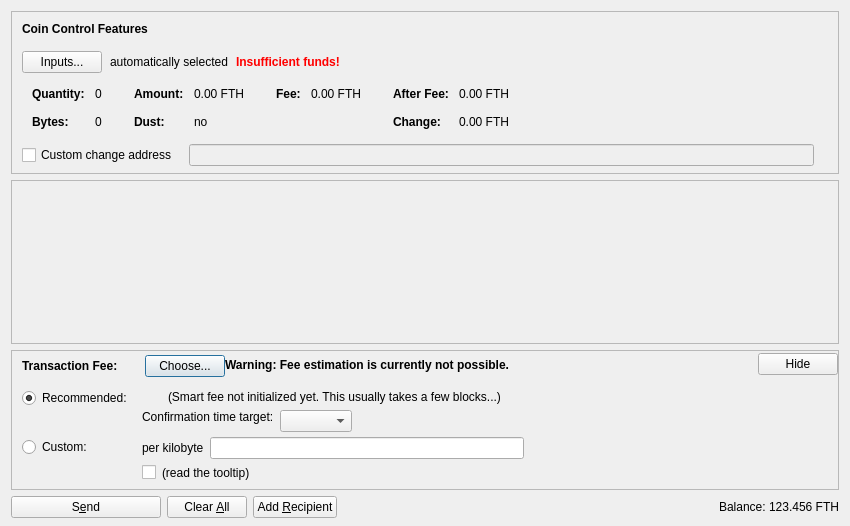
<?xml version="1.0" encoding="UTF-8"?>
<ui version="4.0">
 <class>SendCoinsDialog</class>
 <widget class="QDialog" name="SendCoinsDialog">
  <property name="geometry">
   <rect>
    <x>0</x>
    <y>0</y>
    <width>850</width>
    <height>526</height>
   </rect>
  </property>
  <property name="windowTitle">
   <string>Send Coins</string>
  </property>
  <layout class="QVBoxLayout" name="verticalLayout" stretch="0,1,0,0">
   <property name="bottomMargin">
    <number>8</number>
   </property>
   <item>
    <widget class="QFrame" name="frameCoinControl">
     <property name="sizePolicy">
      <sizepolicy hsizetype="Expanding" vsizetype="Expanding">
       <horstretch>0</horstretch>
       <verstretch>0</verstretch>
      </sizepolicy>
     </property>
     <property name="maximumSize">
      <size>
       <width>16777215</width>
       <height>16777215</height>
      </size>
     </property>
     <property name="frameShape">
      <enum>QFrame::StyledPanel</enum>
     </property>
     <property name="frameShadow">
      <enum>QFrame::Sunken</enum>
     </property>
     <layout class="QVBoxLayout" name="verticalLayoutCoinControl2">
      <property name="spacing">
       <number>0</number>
      </property>
      <property name="leftMargin">
       <number>0</number>
      </property>
      <property name="topMargin">
       <number>0</number>
      </property>
      <property name="rightMargin">
       <number>0</number>
      </property>
      <property name="bottomMargin">
       <number>6</number>
      </property>
      <item>
       <layout class="QVBoxLayout" name="verticalLayoutCoinControl" stretch="0,0,0,0,1">
        <property name="spacing">
         <number>0</number>
        </property>
        <property name="leftMargin">
         <number>10</number>
        </property>
        <property name="topMargin">
         <number>10</number>
        </property>
        <item>
         <layout class="QHBoxLayout" name="horizontalLayoutCoinControl1">
          <property name="bottomMargin">
           <number>15</number>
          </property>
          <item>
           <widget class="QLabel" name="labelCoinControlFeatures">
            <property name="sizePolicy">
             <sizepolicy hsizetype="Preferred" vsizetype="Maximum">
              <horstretch>0</horstretch>
              <verstretch>0</verstretch>
             </sizepolicy>
            </property>
            <property name="font">
             <font>
              <weight>75</weight>
              <bold>true</bold>
             </font>
            </property>
            <property name="styleSheet">
             <string notr="true">font-weight:bold;</string>
            </property>
            <property name="text">
             <string>Coin Control Features</string>
            </property>
           </widget>
          </item>
         </layout>
        </item>
        <item>
         <layout class="QHBoxLayout" name="horizontalLayoutCoinControl2" stretch="0,0,0,0">
          <property name="spacing">
           <number>8</number>
          </property>
          <property name="bottomMargin">
           <number>10</number>
          </property>
          <item>
           <widget class="QPushButton" name="pushButtonCoinControl">
            <property name="styleSheet">
             <string notr="true"/>
            </property>
            <property name="text">
             <string>Inputs...</string>
            </property>
            <property name="autoDefault">
             <bool>false</bool>
            </property>
           </widget>
          </item>
          <item>
           <widget class="QLabel" name="labelCoinControlAutomaticallySelected">
            <property name="text">
             <string>automatically selected</string>
            </property>
            <property name="margin">
             <number>5</number>
            </property>
           </widget>
          </item>
          <item>
           <widget class="QLabel" name="labelCoinControlInsuffFunds">
            <property name="font">
             <font>
              <weight>75</weight>
              <bold>true</bold>
             </font>
            </property>
            <property name="styleSheet">
             <string notr="true">color:red;font-weight:bold;</string>
            </property>
            <property name="text">
             <string>Insufficient funds!</string>
            </property>
            <property name="margin">
             <number>5</number>
            </property>
           </widget>
          </item>
          <item>
           <spacer name="horizontalSpacerCoinControl">
            <property name="orientation">
             <enum>Qt::Horizontal</enum>
            </property>
            <property name="sizeHint" stdset="0">
             <size>
              <width>40</width>
              <height>1</height>
             </size>
            </property>
           </spacer>
          </item>
         </layout>
        </item>
        <item>
         <widget class="QWidget" name="widgetCoinControl" native="true">
          <property name="sizePolicy">
           <sizepolicy hsizetype="Preferred" vsizetype="Preferred">
            <horstretch>0</horstretch>
            <verstretch>0</verstretch>
           </sizepolicy>
          </property>
          <property name="minimumSize">
           <size>
            <width>0</width>
            <height>0</height>
           </size>
          </property>
          <property name="styleSheet">
           <string notr="true"/>
          </property>
          <layout class="QHBoxLayout" name="horizontalLayoutCoinControl5">
           <property name="leftMargin">
            <number>0</number>
           </property>
           <property name="topMargin">
            <number>0</number>
           </property>
           <property name="rightMargin">
            <number>0</number>
           </property>
           <property name="bottomMargin">
            <number>0</number>
           </property>
           <item>
            <layout class="QHBoxLayout" name="horizontalLayoutCoinControl3" stretch="0,0,0,1">
             <property name="spacing">
              <number>20</number>
             </property>
             <property name="topMargin">
              <number>0</number>
             </property>
             <property name="bottomMargin">
              <number>10</number>
             </property>
             <item>
              <layout class="QFormLayout" name="formLayoutCoinControl1">
               <property name="horizontalSpacing">
                <number>10</number>
               </property>
               <property name="verticalSpacing">
                <number>14</number>
               </property>
               <property name="leftMargin">
                <number>10</number>
               </property>
               <property name="topMargin">
                <number>4</number>
               </property>
               <property name="rightMargin">
                <number>6</number>
               </property>
               <item row="0" column="0">
                <widget class="QLabel" name="labelCoinControlQuantityText">
                 <property name="font">
                  <font>
                   <weight>75</weight>
                   <bold>true</bold>
                  </font>
                 </property>
                 <property name="text">
                  <string>Quantity:</string>
                 </property>
                 <property name="margin">
                  <number>0</number>
                 </property>
                </widget>
               </item>
               <item row="0" column="1">
                <widget class="QLabel" name="labelCoinControlQuantity">
                 <property name="cursor">
                  <cursorShape>IBeamCursor</cursorShape>
                 </property>
                 <property name="contextMenuPolicy">
                  <enum>Qt::ActionsContextMenu</enum>
                 </property>
                 <property name="text">
                  <string notr="true">0</string>
                 </property>
                 <property name="margin">
                  <number>0</number>
                 </property>
                 <property name="textInteractionFlags">
                  <set>Qt::LinksAccessibleByMouse|Qt::TextSelectableByKeyboard|Qt::TextSelectableByMouse</set>
                 </property>
                </widget>
               </item>
               <item row="1" column="0">
                <widget class="QLabel" name="labelCoinControlBytesText">
                 <property name="font">
                  <font>
                   <weight>75</weight>
                   <bold>true</bold>
                  </font>
                 </property>
                 <property name="text">
                  <string>Bytes:</string>
                 </property>
                </widget>
               </item>
               <item row="1" column="1">
                <widget class="QLabel" name="labelCoinControlBytes">
                 <property name="cursor">
                  <cursorShape>IBeamCursor</cursorShape>
                 </property>
                 <property name="contextMenuPolicy">
                  <enum>Qt::ActionsContextMenu</enum>
                 </property>
                 <property name="text">
                  <string notr="true">0</string>
                 </property>
                 <property name="textInteractionFlags">
                  <set>Qt::LinksAccessibleByMouse|Qt::TextSelectableByKeyboard|Qt::TextSelectableByMouse</set>
                 </property>
                </widget>
               </item>
              </layout>
             </item>
             <item>
              <layout class="QFormLayout" name="formLayoutCoinControl2">
               <property name="horizontalSpacing">
                <number>10</number>
               </property>
               <property name="verticalSpacing">
                <number>14</number>
               </property>
               <property name="leftMargin">
                <number>6</number>
               </property>
               <property name="topMargin">
                <number>4</number>
               </property>
               <property name="rightMargin">
                <number>6</number>
               </property>
               <item row="0" column="0">
                <widget class="QLabel" name="labelCoinControlAmountText">
                 <property name="font">
                  <font>
                   <weight>75</weight>
                   <bold>true</bold>
                  </font>
                 </property>
                 <property name="text">
                  <string>Amount:</string>
                 </property>
                 <property name="margin">
                  <number>0</number>
                 </property>
                </widget>
               </item>
               <item row="0" column="1">
                <widget class="QLabel" name="labelCoinControlAmount">
                 <property name="cursor">
                  <cursorShape>IBeamCursor</cursorShape>
                 </property>
                 <property name="contextMenuPolicy">
                  <enum>Qt::ActionsContextMenu</enum>
                 </property>
                 <property name="text">
                  <string notr="true">0.00 FTH</string>
                 </property>
                 <property name="textInteractionFlags">
                  <set>Qt::LinksAccessibleByMouse|Qt::TextSelectableByKeyboard|Qt::TextSelectableByMouse</set>
                 </property>
                </widget>
               </item>
               <item row="1" column="0">
                <widget class="QLabel" name="labelCoinControlLowOutputText">
                 <property name="font">
                  <font>
                   <weight>75</weight>
                   <bold>true</bold>
                  </font>
                 </property>
                 <property name="text">
                  <string>Dust:</string>
                 </property>
                </widget>
               </item>
               <item row="1" column="1">
                <widget class="QLabel" name="labelCoinControlLowOutput">
                 <property name="cursor">
                  <cursorShape>IBeamCursor</cursorShape>
                 </property>
                 <property name="contextMenuPolicy">
                  <enum>Qt::ActionsContextMenu</enum>
                 </property>
                 <property name="text">
                  <string notr="true">no</string>
                 </property>
                 <property name="textInteractionFlags">
                  <set>Qt::LinksAccessibleByMouse|Qt::TextSelectableByKeyboard|Qt::TextSelectableByMouse</set>
                 </property>
                </widget>
               </item>
              </layout>
             </item>
             <item>
              <layout class="QFormLayout" name="formLayoutCoinControl3">
               <property name="horizontalSpacing">
                <number>10</number>
               </property>
               <property name="verticalSpacing">
                <number>14</number>
               </property>
               <property name="leftMargin">
                <number>6</number>
               </property>
               <property name="topMargin">
                <number>4</number>
               </property>
               <property name="rightMargin">
                <number>6</number>
               </property>
               <item row="0" column="0">
                <widget class="QLabel" name="labelCoinControlFeeText">
                 <property name="font">
                  <font>
                   <weight>75</weight>
                   <bold>true</bold>
                  </font>
                 </property>
                 <property name="text">
                  <string>Fee:</string>
                 </property>
                 <property name="margin">
                  <number>0</number>
                 </property>
                </widget>
               </item>
               <item row="0" column="1">
                <widget class="QLabel" name="labelCoinControlFee">
                 <property name="cursor">
                  <cursorShape>IBeamCursor</cursorShape>
                 </property>
                 <property name="contextMenuPolicy">
                  <enum>Qt::ActionsContextMenu</enum>
                 </property>
                 <property name="text">
                  <string notr="true">0.00 FTH</string>
                 </property>
                 <property name="textInteractionFlags">
                  <set>Qt::LinksAccessibleByMouse|Qt::TextSelectableByKeyboard|Qt::TextSelectableByMouse</set>
                 </property>
                </widget>
               </item>
              </layout>
             </item>
             <item>
              <layout class="QFormLayout" name="formLayoutCoinControl4">
               <property name="horizontalSpacing">
                <number>10</number>
               </property>
               <property name="verticalSpacing">
                <number>14</number>
               </property>
               <property name="leftMargin">
                <number>6</number>
               </property>
               <property name="topMargin">
                <number>4</number>
               </property>
               <property name="rightMargin">
                <number>6</number>
               </property>
               <item row="0" column="0">
                <widget class="QLabel" name="labelCoinControlAfterFeeText">
                 <property name="font">
                  <font>
                   <weight>75</weight>
                   <bold>true</bold>
                  </font>
                 </property>
                 <property name="text">
                  <string>After Fee:</string>
                 </property>
                 <property name="margin">
                  <number>0</number>
                 </property>
                </widget>
               </item>
               <item row="0" column="1">
                <widget class="QLabel" name="labelCoinControlAfterFee">
                 <property name="cursor">
                  <cursorShape>IBeamCursor</cursorShape>
                 </property>
                 <property name="contextMenuPolicy">
                  <enum>Qt::ActionsContextMenu</enum>
                 </property>
                 <property name="text">
                  <string notr="true">0.00 FTH</string>
                 </property>
                 <property name="textInteractionFlags">
                  <set>Qt::LinksAccessibleByMouse|Qt::TextSelectableByKeyboard|Qt::TextSelectableByMouse</set>
                 </property>
                </widget>
               </item>
               <item row="1" column="0">
                <widget class="QLabel" name="labelCoinControlChangeText">
                 <property name="font">
                  <font>
                   <weight>75</weight>
                   <bold>true</bold>
                  </font>
                 </property>
                 <property name="text">
                  <string>Change:</string>
                 </property>
                </widget>
               </item>
               <item row="1" column="1">
                <widget class="QLabel" name="labelCoinControlChange">
                 <property name="cursor">
                  <cursorShape>IBeamCursor</cursorShape>
                 </property>
                 <property name="contextMenuPolicy">
                  <enum>Qt::ActionsContextMenu</enum>
                 </property>
                 <property name="text">
                  <string notr="true">0.00 FTH</string>
                 </property>
                 <property name="textInteractionFlags">
                  <set>Qt::LinksAccessibleByMouse|Qt::TextSelectableByKeyboard|Qt::TextSelectableByMouse</set>
                 </property>
                </widget>
               </item>
              </layout>
             </item>
            </layout>
           </item>
          </layout>
         </widget>
        </item>
        <item>
         <layout class="QHBoxLayout" name="horizontalLayoutCoinControl4" stretch="0,0,0">
          <property name="spacing">
           <number>12</number>
          </property>
          <property name="sizeConstraint">
           <enum>QLayout::SetDefaultConstraint</enum>
          </property>
          <property name="topMargin">
           <number>5</number>
          </property>
          <property name="rightMargin">
           <number>5</number>
          </property>
          <item>
           <widget class="QCheckBox" name="checkBoxCoinControlChange">
            <property name="toolTip">
             <string>If this is activated, but the change address is empty or invalid, change will be sent to a newly generated address.</string>
            </property>
            <property name="text">
             <string>Custom change address</string>
            </property>
           </widget>
          </item>
          <item>
           <widget class="QValidatedLineEdit" name="lineEditCoinControlChange">
            <property name="enabled">
             <bool>false</bool>
            </property>
            <property name="sizePolicy">
             <sizepolicy hsizetype="Expanding" vsizetype="Fixed">
              <horstretch>0</horstretch>
              <verstretch>0</verstretch>
             </sizepolicy>
            </property>
           </widget>
          </item>
          <item>
           <widget class="QLabel" name="labelCoinControlChangeLabel">
            <property name="sizePolicy">
             <sizepolicy hsizetype="Preferred" vsizetype="Expanding">
              <horstretch>0</horstretch>
              <verstretch>0</verstretch>
             </sizepolicy>
            </property>
            <property name="minimumSize">
             <size>
              <width>0</width>
              <height>0</height>
             </size>
            </property>
            <property name="text">
             <string/>
            </property>
            <property name="margin">
             <number>3</number>
            </property>
           </widget>
          </item>
         </layout>
        </item>
        <item>
         <spacer name="verticalSpacerCoinControl">
          <property name="orientation">
           <enum>Qt::Vertical</enum>
          </property>
          <property name="sizeHint" stdset="0">
           <size>
            <width>800</width>
            <height>1</height>
           </size>
          </property>
         </spacer>
        </item>
       </layout>
      </item>
     </layout>
    </widget>
   </item>
   <item>
    <widget class="QScrollArea" name="scrollArea">
     <property name="widgetResizable">
      <bool>true</bool>
     </property>
     <widget class="QWidget" name="scrollAreaWidgetContents">
      <property name="geometry">
       <rect>
        <x>0</x>
        <y>0</y>
        <width>830</width>
        <height>104</height>
       </rect>
      </property>
      <layout class="QVBoxLayout" name="verticalLayout_2" stretch="0,1">
       <property name="leftMargin">
        <number>0</number>
       </property>
       <property name="topMargin">
        <number>0</number>
       </property>
       <property name="rightMargin">
        <number>0</number>
       </property>
       <property name="bottomMargin">
        <number>0</number>
       </property>
       <item>
        <layout class="QVBoxLayout" name="entries">
         <property name="spacing">
          <number>6</number>
         </property>
        </layout>
       </item>
       <item>
        <spacer name="verticalSpacer">
         <property name="orientation">
          <enum>Qt::Vertical</enum>
         </property>
         <property name="sizeHint" stdset="0">
          <size>
           <width>20</width>
           <height>40</height>
          </size>
         </property>
        </spacer>
       </item>
      </layout>
     </widget>
    </widget>
   </item>
   <item>
    <widget class="QFrame" name="frameFee">
     <property name="sizePolicy">
      <sizepolicy hsizetype="Expanding" vsizetype="Expanding">
       <horstretch>0</horstretch>
       <verstretch>0</verstretch>
      </sizepolicy>
     </property>
     <property name="maximumSize">
      <size>
       <width>16777215</width>
       <height>16777215</height>
      </size>
     </property>
     <property name="frameShape">
      <enum>QFrame::StyledPanel</enum>
     </property>
     <property name="frameShadow">
      <enum>QFrame::Sunken</enum>
     </property>
     <layout class="QVBoxLayout" name="verticalLayoutFee1">
      <property name="spacing">
       <number>0</number>
      </property>
      <property name="leftMargin">
       <number>0</number>
      </property>
      <property name="topMargin">
       <number>0</number>
      </property>
      <property name="rightMargin">
       <number>0</number>
      </property>
      <property name="bottomMargin">
       <number>0</number>
      </property>
      <item>
       <layout class="QVBoxLayout" name="verticalLayoutFee2" stretch="0,0,0">
        <property name="spacing">
         <number>0</number>
        </property>
        <property name="leftMargin">
         <number>10</number>
        </property>
        <property name="topMargin">
         <number>0</number>
        </property>
        <item>
         <layout class="QHBoxLayout" name="horizontalLayoutFee1">
          <property name="bottomMargin">
           <number>0</number>
          </property>
          <item>
           <layout class="QVBoxLayout" name="verticalLayoutFee7">
            <property name="spacing">
             <number>0</number>
            </property>
            <item>
             <spacer name="verticalSpacerSmartFee">
              <property name="orientation">
               <enum>Qt::Vertical</enum>
              </property>
              <property name="sizeType">
               <enum>QSizePolicy::Fixed</enum>
              </property>
              <property name="sizeHint" stdset="0">
               <size>
                <width>1</width>
                <height>4</height>
               </size>
              </property>
             </spacer>
            </item>
            <item>
             <layout class="QHBoxLayout" name="horizontalLayoutSmartFee">
              <property name="spacing">
               <number>10</number>
              </property>
              <item>
               <widget class="QLabel" name="labelFeeHeadline">
                <property name="sizePolicy">
                 <sizepolicy hsizetype="Preferred" vsizetype="Maximum">
                  <horstretch>0</horstretch>
                  <verstretch>0</verstretch>
                 </sizepolicy>
                </property>
                <property name="font">
                 <font>
                  <weight>75</weight>
                  <bold>true</bold>
                 </font>
                </property>
                <property name="styleSheet">
                 <string notr="true">font-weight:bold;</string>
                </property>
                <property name="text">
                 <string>Transaction Fee:</string>
                </property>
               </widget>
              </item>
              <item>
               <widget class="QLabel" name="labelFeeMinimized">
                <property name="text">
                 <string/>
                </property>
               </widget>
              </item>
              <item>
               <widget class="QPushButton" name="buttonChooseFee">
                <property name="text">
                 <string>Choose...</string>
                </property>
               </widget>
              </item>
             </layout>
            </item>
            <item>
             <spacer name="verticalSpacer_5">
              <property name="orientation">
               <enum>Qt::Vertical</enum>
              </property>
              <property name="sizeHint" stdset="0">
               <size>
                <width>1</width>
                <height>1</height>
               </size>
              </property>
             </spacer>
            </item>
           </layout>
          </item>
          <item>
           <widget class="QLabel" name="fallbackFeeWarningLabel">
            <property name="toolTip">
             <string>Using the fallbackfee can result in sending a transaction that will take several hours or days (or never) to confirm. Consider choosing your fee manually or wait until you have validated the complete chain.</string>
            </property>
            <property name="font">
            <font>
                <weight>75</weight>
                <bold>true</bold>
            </font>
            </property>
            <property name="text">
             <string>Warning: Fee estimation is currently not possible.</string>
            </property>
            <property name="wordWrap">
             <bool>false</bool>
            </property>
           </widget>
          </item>
          <item>
           <spacer name="horizontalSpacer_4">
            <property name="orientation">
             <enum>Qt::Horizontal</enum>
            </property>
            <property name="sizeType">
             <enum>QSizePolicy::MinimumExpanding</enum>
            </property>
            <property name="sizeHint" stdset="0">
             <size>
              <width>40</width>
              <height>20</height>
             </size>
            </property>
           </spacer>
          </item>
          <item>
           <widget class="QPushButton" name="buttonMinimizeFee">
            <property name="toolTip">
             <string>collapse fee-settings</string>
            </property>
            <property name="text">
             <string>Hide</string>
            </property>
           </widget>
          </item>
         </layout>
        </item>
        <item>
         <widget class="QFrame" name="frameFeeSelection">
          <layout class="QVBoxLayout" name="verticalLayoutFee12">
           <property name="spacing">
            <number>0</number>
           </property>
           <property name="leftMargin">
            <number>0</number>
           </property>
           <property name="topMargin">
            <number>0</number>
           </property>
           <property name="rightMargin">
            <number>0</number>
           </property>
           <property name="bottomMargin">
            <number>0</number>
           </property>
           <item>
            <layout class="QGridLayout" name="gridLayoutFee">
             <property name="topMargin">
              <number>10</number>
             </property>
             <property name="bottomMargin">
              <number>4</number>
             </property>
             <property name="horizontalSpacing">
              <number>10</number>
             </property>
             <property name="verticalSpacing">
              <number>4</number>
             </property>
             <item row="1" column="1">
              <layout class="QVBoxLayout" name="verticalLayoutFee8">
               <property name="spacing">
                <number>6</number>
               </property>
               <item>
                <layout class="QHBoxLayout" name="horizontalLayoutFee13">
                 <item>
                  <widget class="QLabel" name="labelCustomPerKilobyte">
                   <property name="toolTip">
                    <string>Specify a custom fee per kB (1,000 bytes) of the transaction's virtual size.

Note:  Since the fee is calculated on a per-byte basis, a fee of "100 satoshis per kB" for a transaction size of 500 bytes (half of 1 kB) would ultimately yield a fee of only 50 satoshis.</string>
                   </property>
                   <property name="text">
                    <string>per kilobyte</string>
                   </property>
                  </widget>
                 </item>
                 <item>
                  <widget class="BitcoinAmountField" name="customFee"/>
                 </item>
                 <item>
                  <spacer name="horizontalSpacer_6">
                   <property name="orientation">
                    <enum>Qt::Horizontal</enum>
                   </property>
                   <property name="sizeHint" stdset="0">
                    <size>
                     <width>1</width>
                     <height>1</height>
                    </size>
                   </property>
                  </spacer>
                 </item>
                </layout>
               </item>
               <item>
                <layout class="QHBoxLayout" name="horizontalLayoutFee8">
                 <item>
                  <widget class="QCheckBox" name="checkBoxMinimumFee">
                   <property name="toolTip">
                    <string>Paying only the minimum fee is just fine as long as there is less transaction volume than space in the blocks. But be aware that this can end up in a never confirming transaction once there is more demand for faithcoin transactions than the network can process.</string>
                   </property>
                   <property name="text">
                    <string/>
                   </property>
                  </widget>
                 </item>
                 <item>
                  <widget class="QLabel" name="labelMinFeeWarning">
                   <property name="enabled">
                    <bool>true</bool>
                   </property>
                   <property name="toolTip">
                    <string>Paying only the minimum fee is just fine as long as there is less transaction volume than space in the blocks. But be aware that this can end up in a never confirming transaction once there is more demand for faithcoin transactions than the network can process.</string>
                   </property>
                   <property name="text">
                    <string>(read the tooltip)</string>
                   </property>
                   <property name="margin">
                    <number>5</number>
                   </property>
                  </widget>
                 </item>
                 <item>
                  <spacer name="horizontalSpacer_2">
                   <property name="orientation">
                    <enum>Qt::Horizontal</enum>
                   </property>
                   <property name="sizeHint" stdset="0">
                    <size>
                     <width>1</width>
                     <height>1</height>
                    </size>
                   </property>
                  </spacer>
                 </item>
                </layout>
               </item>
              </layout>
             </item>
             <item row="0" column="0">
              <layout class="QVBoxLayout" name="verticalLayoutFee4" stretch="0,1">
               <item>
                <widget class="QRadioButton" name="radioSmartFee">
                 <property name="text">
                  <string>Recommended:</string>
                 </property>
                 <property name="checked">
                  <bool>true</bool>
                 </property>
                 <attribute name="buttonGroup">
                  <string notr="true">groupFee</string>
                 </attribute>
                </widget>
               </item>
               <item>
                <spacer name="verticalSpacer_2">
                 <property name="orientation">
                  <enum>Qt::Vertical</enum>
                 </property>
                 <property name="sizeHint" stdset="0">
                  <size>
                   <width>1</width>
                   <height>1</height>
                  </size>
                 </property>
                </spacer>
               </item>
              </layout>
             </item>
             <item row="1" column="0">
              <layout class="QVBoxLayout" name="verticalLayoutFee9" stretch="0,1">
               <item>
                <widget class="QRadioButton" name="radioCustomFee">
                 <property name="text">
                  <string>Custom:</string>
                 </property>
                 <attribute name="buttonGroup">
                  <string notr="true">groupFee</string>
                 </attribute>
                </widget>
               </item>
               <item>
                <spacer name="verticalSpacer_6">
                 <property name="orientation">
                  <enum>Qt::Vertical</enum>
                 </property>
                 <property name="sizeHint" stdset="0">
                  <size>
                   <width>1</width>
                   <height>1</height>
                  </size>
                 </property>
                </spacer>
               </item>
              </layout>
             </item>
             <item row="0" column="1">
              <layout class="QVBoxLayout" name="verticalLayoutFee3" stretch="0,0,1">
               <property name="spacing">
                <number>6</number>
               </property>
               <property name="topMargin">
                <number>2</number>
               </property>
               <item>
                <layout class="QHBoxLayout" name="horizontalLayoutFee12">
                 <item>
                  <widget class="QLabel" name="labelSmartFee">
                   <property name="text">
                    <string/>
                   </property>
                   <property name="margin">
                    <number>2</number>
                   </property>
                  </widget>
                 </item>
                 <item>
                  <widget class="QLabel" name="labelFeeEstimation">
                   <property name="text">
                    <string/>
                   </property>
                  </widget>
                 </item>
                 <item>
                  <widget class="QLabel" name="labelSmartFee2">
                   <property name="text">
                    <string>(Smart fee not initialized yet. This usually takes a few blocks...)</string>
                   </property>
                   <property name="margin">
                    <number>2</number>
                   </property>
                  </widget>
                 </item>
                 <item>
                  <spacer name="horizontalSpacer_5">
                   <property name="orientation">
                    <enum>Qt::Horizontal</enum>
                   </property>
                   <property name="sizeHint" stdset="0">
                    <size>
                     <width>1</width>
                     <height>1</height>
                    </size>
                   </property>
                  </spacer>
                 </item>
                </layout>
               </item>
               <item>
                <layout class="QHBoxLayout" name="horizontalLayoutFee9">
                 <item>
                  <layout class="QVBoxLayout" name="verticalLayoutFee6">
                   <item>
                    <widget class="QLabel" name="labelSmartFee3">
                     <property name="text">
                      <string>Confirmation time target:</string>
                     </property>
                     <property name="margin">
                      <number>2</number>
                     </property>
                    </widget>
                   </item>
                   <item>
                    <spacer name="verticalSpacer_3">
                     <property name="orientation">
                      <enum>Qt::Vertical</enum>
                     </property>
                     <property name="sizeHint" stdset="0">
                      <size>
                       <width>1</width>
                       <height>1</height>
                      </size>
                     </property>
                    </spacer>
                   </item>
                  </layout>
                 </item>
                 <item>
                  <layout class="QVBoxLayout" name="verticalLayoutFee5">
                   <property name="rightMargin">
                    <number>30</number>
                   </property>
                   <item>
                    <layout class="QHBoxLayout" name="horizontalLayoutConfTarget">
                     <property name="bottomMargin">
                      <number>0</number>
                     </property>
                     <item>
                      <widget class="QComboBox" name="confTargetSelector"/>
                     </item>
                     <item>
                      <spacer name="horizontalSpacerConfTarget">
                       <property name="orientation">
                        <enum>Qt::Horizontal</enum>
                       </property>
                       <property name="sizeHint" stdset="0">
                        <size>
                         <width>40</width>
                         <height>20</height>
                        </size>
                       </property>
                      </spacer>
                     </item>
                    </layout>
                   </item>
                  </layout>
                 </item>
                </layout>
               </item>
               <item>
                <spacer name="verticalSpacer_4">
                 <property name="orientation">
                  <enum>Qt::Vertical</enum>
                 </property>
                 <property name="sizeHint" stdset="0">
                  <size>
                   <width>1</width>
                   <height>1</height>
                  </size>
                 </property>
                </spacer>
               </item>
              </layout>
             </item>
            </layout>
           </item>
          </layout>
         </widget>
        </item>
        <item>
         <spacer name="verticalSpacerFee">
          <property name="orientation">
           <enum>Qt::Vertical</enum>
          </property>
          <property name="sizeHint" stdset="0">
           <size>
            <width>40</width>
            <height>5</height>
           </size>
          </property>
         </spacer>
        </item>
       </layout>
      </item>
     </layout>
    </widget>
   </item>
   <item>
    <layout class="QHBoxLayout" name="horizontalLayout">
     <item>
      <widget class="QPushButton" name="sendButton">
       <property name="minimumSize">
        <size>
         <width>150</width>
         <height>0</height>
        </size>
       </property>
       <property name="toolTip">
        <string>Confirm the send action</string>
       </property>
       <property name="text">
        <string>S&amp;end</string>
       </property>
       <property name="icon">
        <iconset resource="../bitcoin.qrc">
         <normaloff>:/icons/send</normaloff>:/icons/send</iconset>
       </property>
       <property name="autoDefault">
        <bool>false</bool>
       </property>
       <property name="default">
        <bool>false</bool>
       </property>
      </widget>
     </item>
     <item>
      <widget class="QPushButton" name="clearButton">
       <property name="sizePolicy">
        <sizepolicy hsizetype="Minimum" vsizetype="Fixed">
         <horstretch>0</horstretch>
         <verstretch>0</verstretch>
        </sizepolicy>
       </property>
       <property name="toolTip">
        <string>Clear all fields of the form.</string>
       </property>
       <property name="text">
        <string>Clear &amp;All</string>
       </property>
       <property name="icon">
        <iconset resource="../bitcoin.qrc">
         <normaloff>:/icons/remove</normaloff>:/icons/remove</iconset>
       </property>
       <property name="autoDefault">
        <bool>false</bool>
       </property>
      </widget>
     </item>
     <item>
      <widget class="QPushButton" name="addButton">
       <property name="toolTip">
        <string>Send to multiple recipients at once</string>
       </property>
       <property name="text">
        <string>Add &amp;Recipient</string>
       </property>
       <property name="icon">
        <iconset resource="../bitcoin.qrc">
         <normaloff>:/icons/add</normaloff>:/icons/add</iconset>
       </property>
       <property name="autoDefault">
        <bool>false</bool>
       </property>
      </widget>
     </item>
     <item>
      <spacer name="horizontalSpacer">
       <property name="orientation">
        <enum>Qt::Horizontal</enum>
       </property>
       <property name="sizeHint" stdset="0">
        <size>
         <width>40</width>
         <height>20</height>
        </size>
       </property>
      </spacer>
     </item>
     <item>
      <layout class="QHBoxLayout" name="horizontalLayout_2">
       <property name="spacing">
        <number>3</number>
       </property>
       <item>
        <widget class="QLabel" name="label">
         <property name="sizePolicy">
          <sizepolicy hsizetype="Preferred" vsizetype="Fixed">
           <horstretch>0</horstretch>
           <verstretch>0</verstretch>
          </sizepolicy>
         </property>
         <property name="text">
          <string>Balance:</string>
         </property>
        </widget>
       </item>
       <item>
        <widget class="QLabel" name="labelBalance">
         <property name="sizePolicy">
          <sizepolicy hsizetype="Preferred" vsizetype="Fixed">
           <horstretch>0</horstretch>
           <verstretch>0</verstretch>
          </sizepolicy>
         </property>
         <property name="cursor">
          <cursorShape>IBeamCursor</cursorShape>
         </property>
         <property name="text">
          <string notr="true">123.456 FTH</string>
         </property>
         <property name="textInteractionFlags">
          <set>Qt::LinksAccessibleByMouse|Qt::TextSelectableByKeyboard|Qt::TextSelectableByMouse</set>
         </property>
        </widget>
       </item>
      </layout>
     </item>
    </layout>
   </item>
  </layout>
 </widget>
 <customwidgets>
  <customwidget>
   <class>QValidatedLineEdit</class>
   <extends>QLineEdit</extends>
   <header>qt/qvalidatedlineedit.h</header>
  </customwidget>
  <customwidget>
   <class>BitcoinAmountField</class>
   <extends>QLineEdit</extends>
   <header>qt/bitcoinamountfield.h</header>
   <container>1</container>
  </customwidget>
 </customwidgets>
 <resources>
  <include location="../bitcoin.qrc"/>
 </resources>
 <connections/>
 <buttongroups>
  <buttongroup name="groupFee"/>
 </buttongroups>
</ui>
